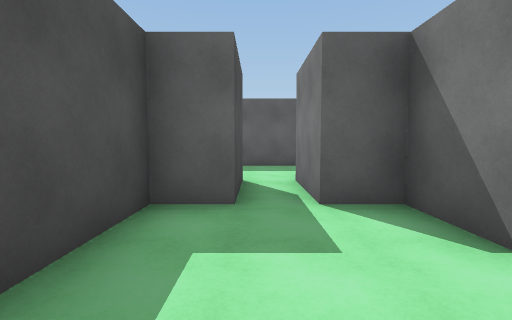
View 1 (above)

17 first-person views from a walk through a 3-D level made in the Unity game engine. The camera is 1.5 m above the floor, tilts 4° down and sees 85° across. The floor is counted in squares, 2 m on a side. Each view is taken from the middle of a square. On the plan, view 1 faces up. The plan holds only what a view shows up to about 10 squares ahead; the rest is blank. The place goes on beyond the plan. The player character is not drawn.

View 2
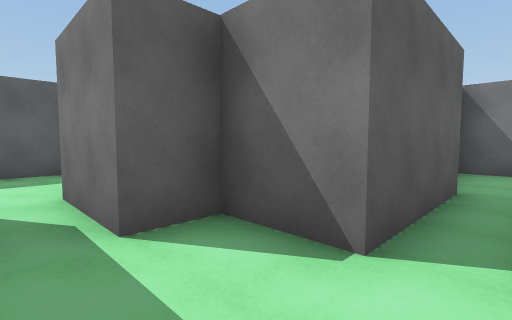

View 3
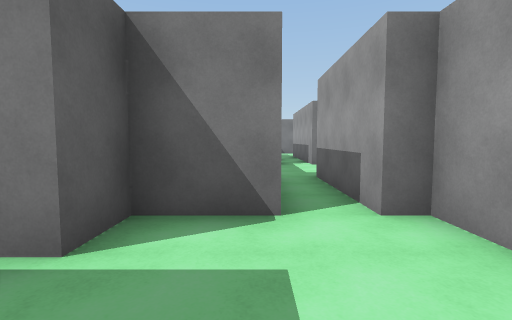

View 4
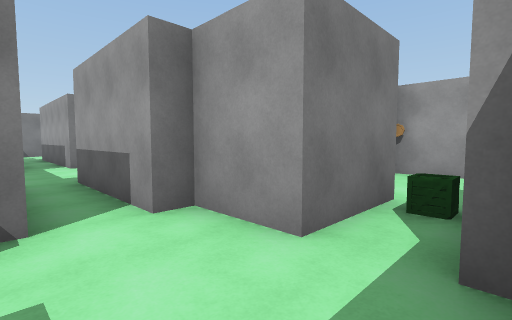

View 5
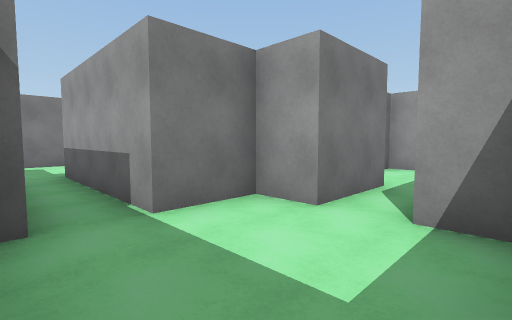

View 6
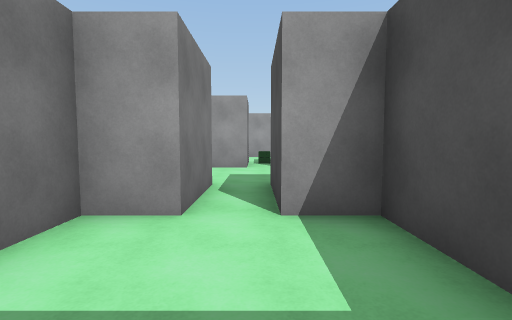

View 7
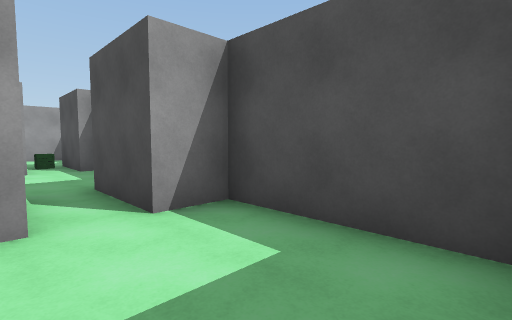

View 8
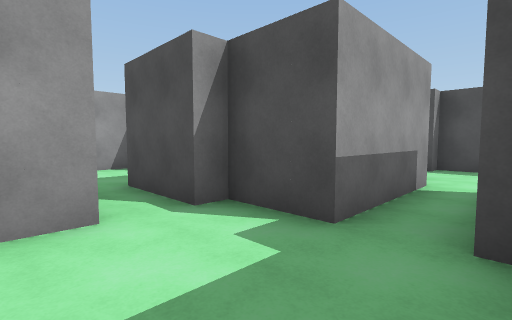

View 9
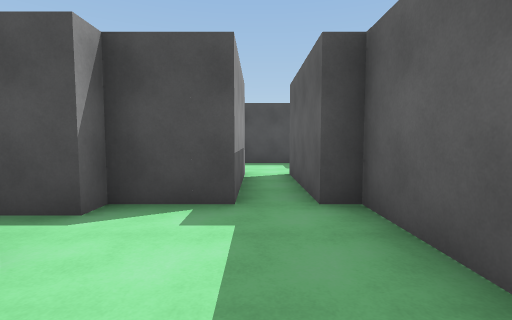

View 10
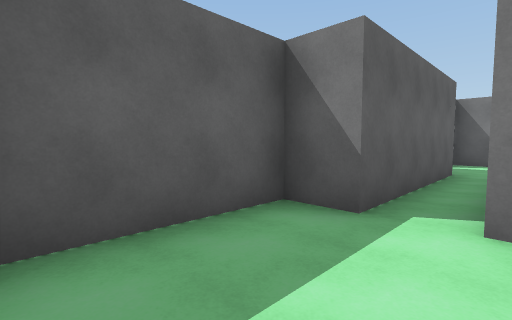

View 11
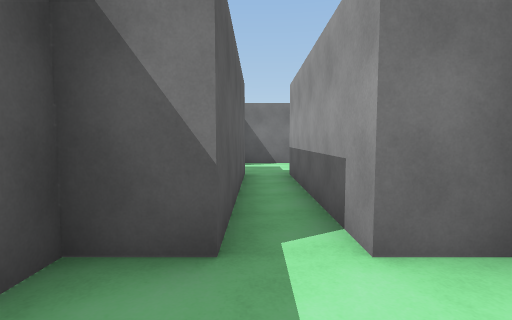

View 12
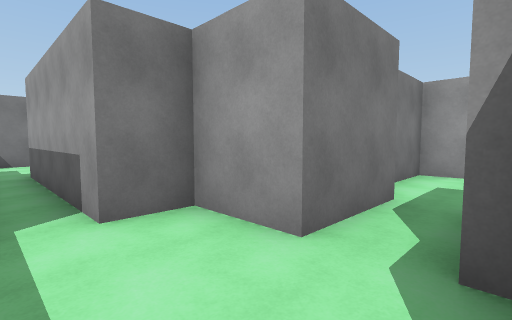

View 13
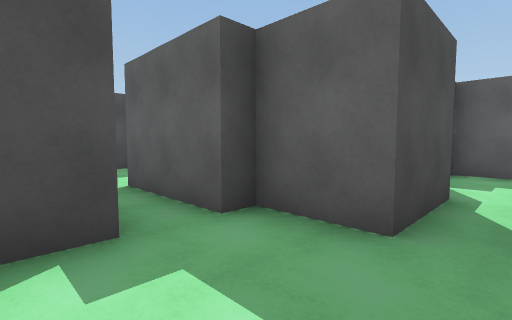

View 14
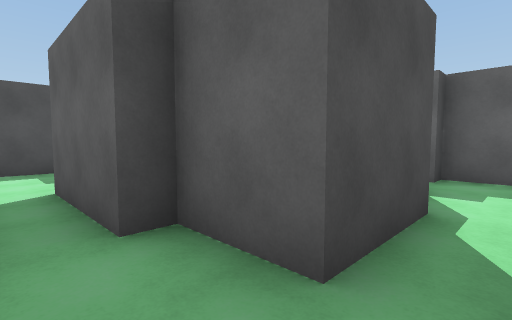

View 15
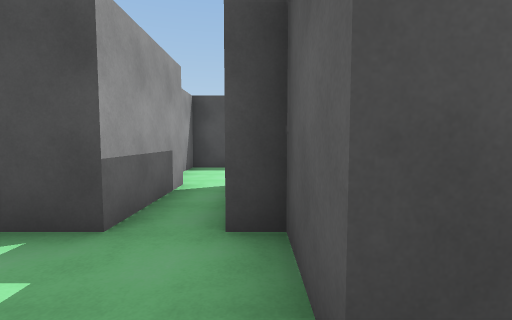

View 16
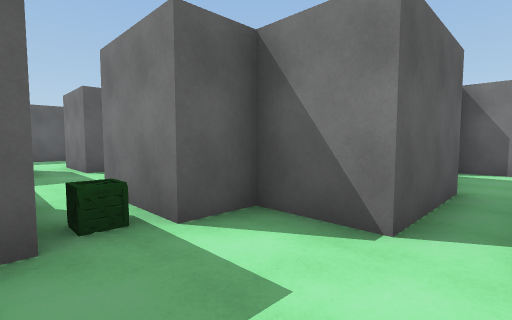

View 17
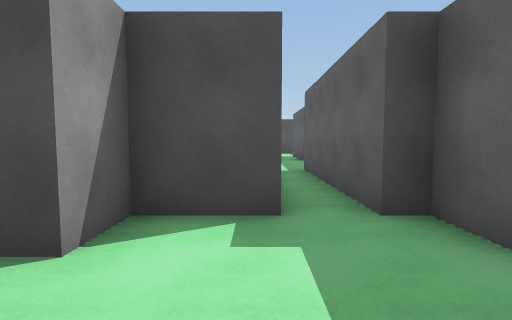

### Floor plan
Points are (right, up) in squares from view 1. A wall is a line through its corners. A room is listed if a view was taken in it or the views show most of it. See-through windows are left out.
Room 1 (views 1, 2, 3, 4)
walls: (1.7, 1.8) (1.7, 3.2) (0.7, 3.2) (0.7, 5.2); (-0.3, 5.2) (-0.3, 3.2) (-1.3, 3.2) (-1.3, 0.2) (-0.8, 0.2) (-0.8, -1.8); (0.2, -1.8) (0.2, 0.2) (1.7, 0.2) (1.7, 0.7)
low walls: (-0.5, -1.2) (0, -1.2); (-0.5, -1.5) (0, -1.5)
ways out: opening at (0, 4.5) to room 2; opening at (2, 1) to room 3
Room 2 (views 5, 6, 7)
walls: (-1.3, 8) (-1.3, 5.2) (-0.3, 5.2); (1.4, 8.2) (-0.4, 8.2); (0.7, 5.2) (1.7, 5.2) (1.7, 6.7)
ways out: opening at (0, 4.5) to room 1; opening at (2, 7)
Room 3 (views 8, 10, 11, 12)
walls: (6.2, -0.7) (7.8, -0.7) (7.8, 0.2); (7.8, 1.2) (7.8, 2.2) (4.7, 2.2) (4.7, 1.8) (1.7, 1.8); (1.7, 0.7) (4.7, 0.7) (4.7, -0.7) (5.3, -0.7)
ways out: opening at (2, 1) to room 1; opening at (8, 1) to room 4; opening at (6, -1.5) to room 5
Room 4 (views 9, 17)
walls: (13.2, 1.8) (12.3, 1.8) (12.3, 1.2) (7.8, 1.2); (15.3, -0.1) (15.3, 1.8); (7.8, 0.2) (12.3, 0.2) (12.3, -1.2) (13.3, -1.2) (13.3, -1.8)
ways out: opening at (8, 1) to room 3
Room 5 (views 13, 14, 15)
walls: (6.2, -2.9) (6.2, -0.7); (4.1, -5.8) (6.8, -5.8) (6.8, -2.8); (5.3, -0.7) (5.3, -2.7) (3.8, -2.7) (3.8, -3.2) (1.3, -3.2); (1.2, -4.2) (3.8, -4.2) (3.8, -5.1)
ways out: opening at (6, -1.5) to room 3; opening at (2.5, -4) to room 6
Room 6 (view 16)
walls: (1.3, -3.2) (1.3, -1.8) (0.2, -1.8); (-1.7, -2.1) (-1.7, -4.8) (1.2, -4.8)
low walls: (0, -1.5) (-0.5, -1.5)
ways out: opening at (2.5, -4) to room 5

Where each view was taken, in squares from view 1:
view 1: 0 up, 0 right, facing up
view 2: 1 up, 0 right, facing up-right
view 3: 2 up, 1 left, facing right
view 4: 2 up, 1 left, facing down-right
view 5: 8 up, 1 left, facing down-right
view 6: 8 up, 0 right, facing down
view 7: 8 up, 1 right, facing down-left
view 8: 2 up, 7 right, facing down-left
view 9: 1 up, 8 right, facing left
view 10: 0 up, 5 right, facing up-right
view 11: 1 up, 6 right, facing right
view 12: 1 up, 5 right, facing down-right
view 13: 5 down, 6 right, facing up-left
view 14: 4 down, 6 right, facing up-left
view 15: 3 down, 6 right, facing left
view 16: 4 down, 1 left, facing up-right
view 17: 0 up, 15 right, facing left
